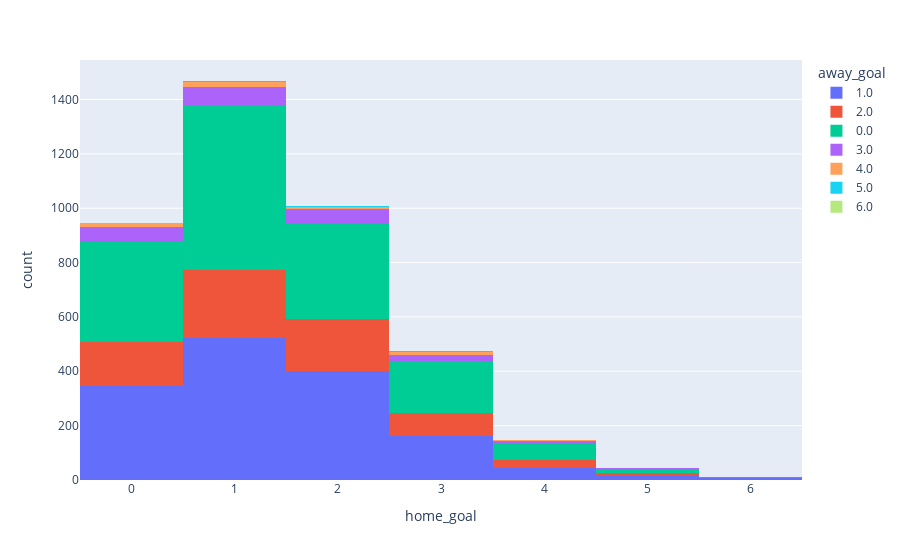

This figure's notebook cell:
### Code cell
import plotly.express as ply

ply.histogram(table, x="home_goal", color="away_goal")

### Figure 1 — Plotly figure (JSON) as saved in the notebook; plotly's stock layout.template omitted (floating-point values rounded to 4 significant figures; data arrays with more than 128 entries replaced by an {"elided": "..."} marker saying what was removed)
{"data": [{"alignmentgroup": "True", "bingroup": "x", "hovertemplate": "away_goal=1.0<br>home_goal=%{x}<br>count=%{y}<extra></extra>", "legendgroup": "1.0", "marker": {"color": "#636efa", "pattern": {"shape": ""}}, "name": "1.0", "offsetgroup": "1.0", "orientation": "v", "showlegend": true, "type": "histogram", "x": {"elided": "1501 int values"}, "xaxis": "x", "yaxis": "y"}, {"alignmentgroup": "True", "bingroup": "x", "hovertemplate": "away_goal=2.0<br>home_goal=%{x}<br>count=%{y}<extra></extra>", "legendgroup": "2.0", "marker": {"color": "#EF553B", "pattern": {"shape": ""}}, "name": "2.0", "offsetgroup": "2.0", "orientation": "v", "showlegend": true, "type": "histogram", "x": {"elided": "727 int values"}, "xaxis": "x", "yaxis": "y"}, {"alignmentgroup": "True", "bingroup": "x", "hovertemplate": "away_goal=0.0<br>home_goal=%{x}<br>count=%{y}<extra></extra>", "legendgroup": "0.0", "marker": {"color": "#00cc96", "pattern": {"shape": ""}}, "name": "0.0", "offsetgroup": "0.0", "orientation": "v", "showlegend": true, "type": "histogram", "x": {"elided": "1593 int values"}, "xaxis": "x", "yaxis": "y"}, {"alignmentgroup": "True", "bingroup": "x", "hovertemplate": "away_goal=3.0<br>home_goal=%{x}<br>count=%{y}<extra></extra>", "legendgroup": "3.0", "marker": {"color": "#ab63fa", "pattern": {"shape": ""}}, "name": "3.0", "offsetgroup": "3.0", "orientation": "v", "showlegend": true, "type": "histogram", "x": {"elided": "210 int values"}, "xaxis": "x", "yaxis": "y"}, {"alignmentgroup": "True", "bingroup": "x", "hovertemplate": "away_goal=4.0<br>home_goal=%{x}<br>count=%{y}<extra></extra>", "legendgroup": "4.0", "marker": {"color": "#FFA15A", "pattern": {"shape": ""}}, "name": "4.0", "offsetgroup": "4.0", "orientation": "v", "showlegend": true, "type": "histogram", "x": [1, 3, 1, 3, 0, 2, 0, 2, 3, 1, 2, 1, 1, 2, 1, 1, 0, 1, 1, 1, 3, 4, 0, 2, 1, 2, 2, 1, 1, 3, 3, 0, 1, 3, 0, 3, 0, 1, 1, 1, 4, 3, 2, 1, 1, 2, 0, 3, 0, 1, 3, 0, 0, 2, 0, 0], "xaxis": "x", "yaxis": "y"}, {"alignmentgroup": "True", "bingroup": "x", "hovertemplate": "away_goal=5.0<br>home_goal=%{x}<br>count=%{y}<extra></extra>", "legendgroup": "5.0", "marker": {"color": "#19d3f3", "pattern": {"shape": ""}}, "name": "5.0", "offsetgroup": "5.0", "orientation": "v", "showlegend": true, "type": "histogram", "x": [3, 1, 2, 4, 3, 3, 1, 1, 2, 0], "xaxis": "x", "yaxis": "y"}, {"alignmentgroup": "True", "bingroup": "x", "hovertemplate": "away_goal=6.0<br>home_goal=%{x}<br>count=%{y}<extra></extra>", "legendgroup": "6.0", "marker": {"color": "#B6E880", "pattern": {"shape": ""}}, "name": "6.0", "offsetgroup": "6.0", "orientation": "v", "showlegend": true, "type": "histogram", "x": [3], "xaxis": "x", "yaxis": "y"}], "layout": {"barmode": "relative", "legend": {"title": {"text": "away_goal"}, "tracegroupgap": 0}, "margin": {"t": 60}, "xaxis": {"anchor": "y", "domain": [0, 1], "title": {"text": "home_goal"}}, "yaxis": {"anchor": "x", "domain": [0, 1], "title": {"text": "count"}}}}
